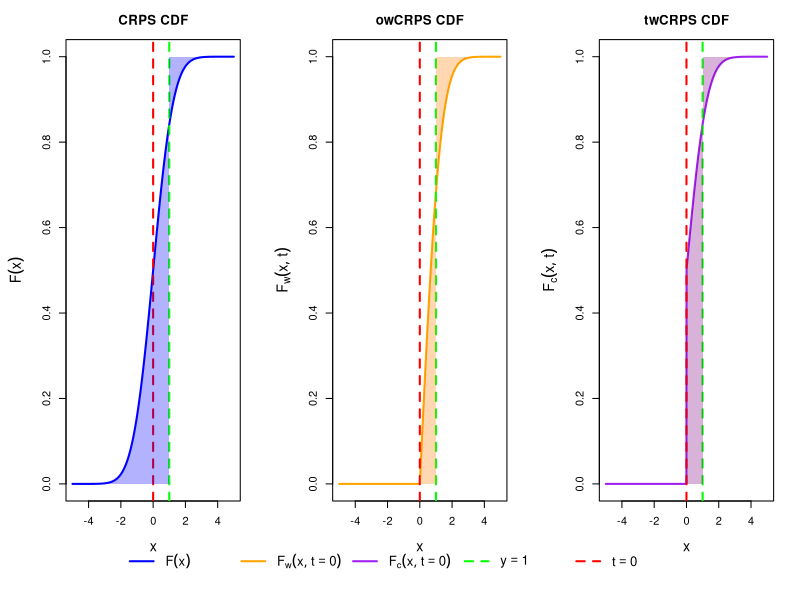
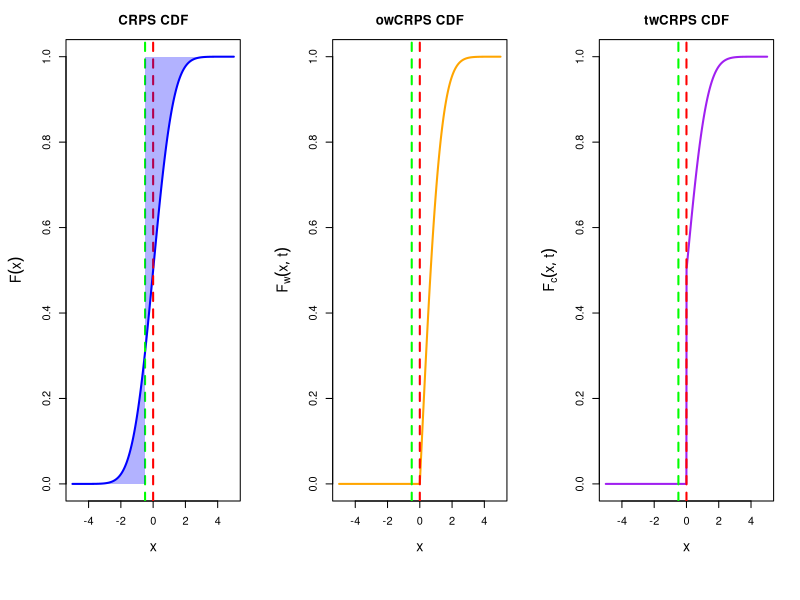

Recreate these plots in R, in order. (Note: this script raises an error after producing the figures.)

setwd("C:/Users/rafaelweinert/PycharmProjects/Master_Thesis_Code/mt_theory")

x <- seq(-5, 5, length.out = 1000)
f <- dnorm(x)
F <- pnorm(x)
t <- 0

# owcrps
F_w <- function(x, t) {
    ifelse(x <= t, 0, (pnorm(x) - pnorm(t)) / (1 - pnorm(t)))
}

# twcrps
F_c <- function(x, t) {
    ifelse(x <= t, 0, pnorm(x))
}


#%%
# dev.new()
y <- 1

#first plot
pdf("plots/owcrps_twcrps_cdf_plot.pdf", width = 12, height = 4)
    # Set up 1x3 grid layout
par(mfrow = c(1, 3), mar = c(4, 5, 3, 2), oma = c(3.5, 0, 0, 0)) # oma bottom margin increased
# Plot 1: CRPS CDF
plot(x, F, type = "l", main = "CRPS CDF", col = "blue", lwd = 2, ylim = c(0, 1), cex.lab = 1.3, ylab = expression(F(x)))
abline(v = y, col = "green", lwd = 2, lty = 2)
abline(v = t, col = "red", lwd = 2, lty = 2)
polygon(c(x[x <= y], rev(x[x <= y])), c(rep(0, sum(x <= y)), rev(F[x <= y])),
    col = rgb(0, 0, 1, 0.3), border = NA
)
polygon(c(x[x >= y], rev(x[x >= y])), c(F[x >= y], rep(1, sum(x >= y))),
    col = rgb(0, 0, 1, 0.3), border = NA
)

# Plot 2: Weighted CDF
plot(x, F_w(x, t), type = "l", main = "owCRPS CDF", col = "orange", lwd = 2, ylim = c(0, 1), cex.lab = 1.3, ylab = expression(F[w](x, t)))
abline(v = y, col = "green", lwd = 2, lty = 2)
abline(v = t, col = "red", lwd = 2, lty = 2)
polygon(c(x[x <= y], rev(x[x <= y])), c(rep(0, sum(x <= y)), rev(F_w(x[x <= y], t))),
    col = rgb(1, 0.5, 0, 0.3), border = NA
)
polygon(c(x[x >= y], rev(x[x >= y])), c(F_w(x[x >= y], t), rep(1, sum(x >= y))),
    col = rgb(1, 0.5, 0, 0.3), border = NA
)

# Plot 3: Censored CDF
plot(x, F_c(x, t), type = "l", main = "twCRPS CDF", col = "purple", lwd = 2, ylim = c(0, 1), cex.lab = 1.3, ylab = expression(F[c](x, t)))
abline(v = y, col = "green", lwd = 2, lty = 2)
abline(v = t, col = "red", lwd = 2, lty = 2)
polygon(c(x[x <= y], rev(x[x <= y])), c(rep(0, sum(x <= y)), rev(F_c(x[x <= y], t))),
    col = rgb(0.5, 0, 0.5, 0.3), border = NA
)
polygon(c(x[x >= y], rev(x[x >= y])), c(F_c(x[x >= y], t), rep(1, sum(x >= y))),
    col = rgb(0.5, 0, 0.5, 0.3), border = NA
)

# Add combined legend at the bottom with increased margin
par(fig = c(0, 1, 0, 0.5), oma = c(0, 0, 0, 0), mar = c(0, 0, 0, 0), new = TRUE)
plot(0, 0, type = "n", bty = "n", xaxt = "n", yaxt = "n")
legend("bottom",
    legend = c(expression(F(x)), expression(F[w](x, t == 0)), expression(F[c](x, t == 0)), expression(y == 1), expression(t == 0)),
    col = c("blue", "orange", "purple", "green", "red"),
    lty = c(1, 1, 1, 2, 2), lwd = 2, ncol = 5, xpd = TRUE,
    y.intersp = 2, inset = c(0, 0.05), bty = "n", cex = 1.2
)

dev.off()



#%%
#second plot 
y <- -0.5
# first plot
pdf("plots/owcrps_twcrps_cdf_plot_2.pdf", width = 12, height = 4)
# Set up 1x3 grid layout
par(mfrow = c(1, 3), mar = c(4, 5, 3, 2), oma = c(3.5, 0, 0, 0)) # oma bottom margin increased
# Plot 1: CRPS CDF
plot(x, F, type = "l", main = "CRPS CDF", col = "blue", lwd = 2, ylim = c(0, 1), cex.lab = 1.3, ylab = expression(F(x)))
abline(v = y, col = "green", lwd = 2, lty = 2)
abline(v = t, col = "red", lwd = 2, lty = 2)
polygon(c(x[x <= y], rev(x[x <= y])), c(rep(0, sum(x <= y)), rev(F[x <= y])),
    col = rgb(0, 0, 1, 0.3), border = NA
)
polygon(c(x[x >= y], rev(x[x >= y])), c(F[x >= y], rep(1, sum(x >= y))),
    col = rgb(0, 0, 1, 0.3), border = NA
)

# Plot 2: Weighted CDF
plot(x, F_w(x, t), type = "l", main = "owCRPS CDF", col = "orange", lwd = 2, ylim = c(0, 1), cex.lab = 1.3, ylab = expression(F[w](x, t)))
abline(v = y, col = "green", lwd = 2, lty = 2)
abline(v = t, col = "red", lwd = 2, lty = 2)
# polygon(c(x[x <= y], rev(x[x <= y])), c(rep(0, sum(x <= y)), rev(F_w(x[x <= y], t))),
#     col = rgb(1, 0.5, 0, 0.3), border = NA
# )
# polygon(c(x[x >= y], rev(x[x >= y])), c(F_w(x[x >= y], t), rep(1, sum(x >= y))),
#     col = rgb(1, 0.5, 0, 0.3), border = NA
# )

# Plot 3: Censored CDF
plot(x, F_c(x, t), type = "l", main = "twCRPS CDF", col = "purple", lwd = 2, ylim = c(0, 1), cex.lab = 1.3, ylab = expression(F[c](x, t)))
abline(v = y, col = "green", lwd = 2, lty = 2)
abline(v = t, col = "red", lwd = 2, lty = 2)
polygon(c(x[x <= t], rev(x[x <= y])), c(rep(0, sum(x <= t)), rev(F_c(x[x <= t], t))),
    col = rgb(0.5, 0, 0.5, 0.3), border = NA
)
polygon(c(x[x >= t], rev(x[x >= t])), c(F_c(x[x >= t], t), rep(1, sum(x >= t))),
    col = rgb(0.5, 0, 0.5, 0.3), border = NA
)

# Add combined legend at the bottom with increased margin
par(fig = c(0, 1, 0, 0.5), oma = c(0, 0, 0, 0), mar = c(0, 0, 0, 0), new = TRUE)
plot(0, 0, type = "n", bty = "n", xaxt = "n", yaxt = "n")
legend("bottom",
    legend = c(expression(F(x)), expression(F[w](x, t == 0)), expression(F[c](x, t == 0)), expression(y == -0.5), expression(t == 0)),
    col = c("blue", "orange", "purple", "green", "red"),
    lty = c(1, 1, 1, 2, 2), lwd = 2, ncol = 5, xpd = TRUE,
    y.intersp = 2, inset = c(0, 0.05), bty = "n", cex = 1.2
)

dev.off()






#################################################### PNG ####################################################


y <- 1

# High-resolution PNG with specified resolution
png("plots/owcrps_twcrps_cdf_plot.png", width = 12 * 300, height = 4 * 300, res = 300)

# Set up 1x3 layout with proper margins
par(mfrow = c(1, 3), mar = c(4, 5, 3, 2), oma = c(3.5, 0, 0, 0))

# Plot 1: CRPS CDF
plot(x, F,
    type = "l", main = "CRPS CDF", col = "blue", lwd = 2, ylim = c(0, 1),
    ylab = expression(F(x)), cex.lab = 1.5, cex.axis = 1.3, cex.main = 1.6
)
abline(v = y, col = "green", lwd = 2, lty = 2)
abline(v = t, col = "red", lwd = 2, lty = 2)
polygon(c(x[x <= y], rev(x[x <= y])), c(rep(0, sum(x <= y)), rev(F[x <= y])),
    col = rgb(0, 0, 1, 0.3), border = NA
)
polygon(c(x[x >= y], rev(x[x >= y])), c(F[x >= y], rep(1, sum(x >= y))),
    col = rgb(0, 0, 1, 0.3), border = NA
)

# Plot 2: Weighted CDF
plot(x, F_w(x, t),
    type = "l", main = "owCRPS CDF", col = "orange", lwd = 2, ylim = c(0, 1),
    ylab = expression(F[w](x, t)), cex.lab = 1.5, cex.axis = 1.3, cex.main = 1.6
)
abline(v = y, col = "green", lwd = 2, lty = 2)
abline(v = t, col = "red", lwd = 2, lty = 2)
polygon(c(x[x <= y], rev(x[x <= y])), c(rep(0, sum(x <= y)), rev(F_w(x[x <= y], t))),
    col = rgb(1, 0.5, 0, 0.3), border = NA
)
polygon(c(x[x >= y], rev(x[x >= y])), c(F_w(x[x >= y], t), rep(1, sum(x >= y))),
    col = rgb(1, 0.5, 0, 0.3), border = NA
)

# Plot 3: Censored CDF
plot(x, F_c(x, t),
    type = "l", main = "twCRPS CDF", col = "purple", lwd = 2, ylim = c(0, 1),
    ylab = expression(F[c](x, t)), cex.lab = 1.5, cex.axis = 1.3, cex.main = 1.6
)
abline(v = y, col = "green", lwd = 2, lty = 2)
abline(v = t, col = "red", lwd = 2, lty = 2)
polygon(c(x[x <= y], rev(x[x <= y])), c(rep(0, sum(x <= y)), rev(F_c(x[x <= y], t))),
    col = rgb(0.5, 0, 0.5, 0.3), border = NA
)
polygon(c(x[x >= y], rev(x[x >= y])), c(F_c(x[x >= y], t), rep(1, sum(x >= y))),
    col = rgb(0.5, 0, 0.5, 0.3), border = NA
)

# Add legend
par(fig = c(0, 1, 0, 0.5), oma = c(0, 0, 0, 0), mar = c(0, 0, 0, 0), new = TRUE)
plot(0, 0, type = "n", bty = "n", xaxt = "n", yaxt = "n")
legend("bottom",
    legend = c(
        expression(F(x)), expression(F[w](x, t == 0)), expression(F[c](x, t == 0)),
        expression(y == 1), expression(t == 0)
    ),
    col = c("blue", "orange", "purple", "green", "red"),
    lty = c(1, 1, 1, 2, 2), lwd = 2, ncol = 5, xpd = TRUE,
    y.intersp = 2, inset = c(0, 0.05), bty = "n", cex = 1.4
)

dev.off()



# %%

y <- -0.5

# High-resolution PNG with specified resolution
png("plots/owcrps_twcrps_cdf_plot_2.png", width = 12 * 300, height = 4 * 300, res = 300)

# Set up 1x3 layout with proper margins
par(mfrow = c(1, 3), mar = c(4, 5, 3, 2), oma = c(3.5, 0, 0, 0))

# Plot 1: CRPS CDF
plot(x, F,
    type = "l", main = "CRPS CDF", col = "blue", lwd = 2, ylim = c(0, 1),
    ylab = expression(F(x)), cex.lab = 1.5, cex.axis = 1.3, cex.main = 1.6
)
abline(v = y, col = "green", lwd = 2, lty = 2)
abline(v = t, col = "red", lwd = 2, lty = 2)
polygon(c(x[x <= y], rev(x[x <= y])), c(rep(0, sum(x <= y)), rev(F[x <= y])),
    col = rgb(0, 0, 1, 0.3), border = NA
)
polygon(c(x[x >= y], rev(x[x >= y])), c(F[x >= y], rep(1, sum(x >= y))),
    col = rgb(0, 0, 1, 0.3), border = NA
)

# Plot 2: Weighted CDF (no polygons)
plot(x, F_w(x, t),
    type = "l", main = "owCRPS CDF", col = "orange", lwd = 2, ylim = c(0, 1),
    ylab = expression(F[w](x, t)), cex.lab = 1.5, cex.axis = 1.3, cex.main = 1.6
)
abline(v = y, col = "green", lwd = 2, lty = 2)
abline(v = t, col = "red", lwd = 2, lty = 2)

# Plot 3: Censored CDF
plot(x, F_c(x, t),
    type = "l", main = "twCRPS CDF", col = "purple", lwd = 2, ylim = c(0, 1),
    ylab = expression(F[c](x, t)), cex.lab = 1.5, cex.axis = 1.3, cex.main = 1.6
)
abline(v = y, col = "green", lwd = 2, lty = 2)
abline(v = t, col = "red", lwd = 2, lty = 2)
polygon(c(x[x <= t], rev(x[x <= t])), c(rep(0, sum(x <= t)), rev(F_c(x[x <= t], t))),
    col = rgb(0.5, 0, 0.5, 0.3), border = NA
)
polygon(c(x[x >= t], rev(x[x >= t])), c(F_c(x[x >= t], t), rep(1, sum(x >= t))),
    col = rgb(0.5, 0, 0.5, 0.3), border = NA
)

# Add combined legend at the bottom with larger text
par(fig = c(0, 1, 0, 0.5), oma = c(0, 0, 0, 0), mar = c(0, 0, 0, 0), new = TRUE)
plot(0, 0, type = "n", bty = "n", xaxt = "n", yaxt = "n")
legend("bottom",
    legend = c(
        expression(F(x)), expression(F[w](x, t == 0)), expression(F[c](x, t == 0)),
        expression(y == -0.5), expression(t == 0)
    ),
    col = c("blue", "orange", "purple", "green", "red"),
    lty = c(1, 1, 1, 2, 2), lwd = 2, ncol = 5, xpd = TRUE,
    y.intersp = 2, inset = c(0, 0.05), bty = "n", cex = 1.4
)

dev.off()








